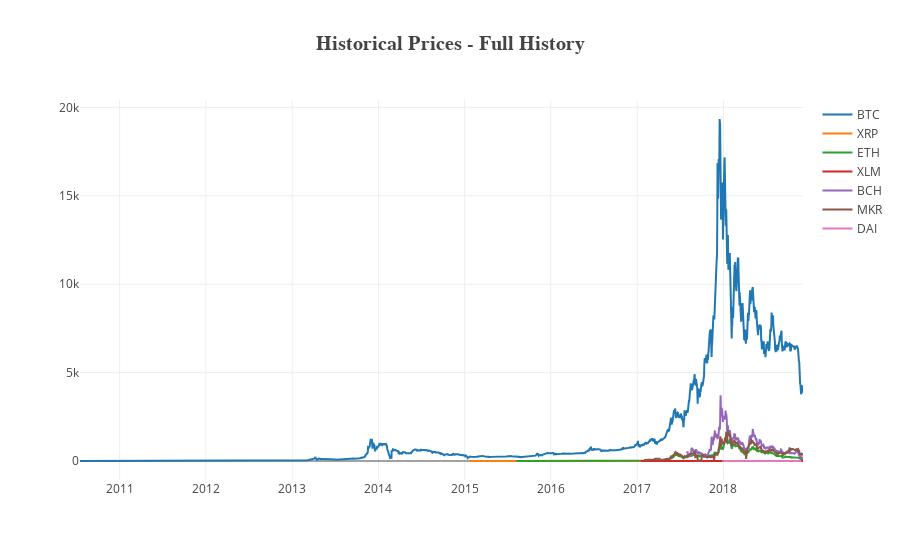

Write notebook code for a chart like this one.
### Code cell
# historical prices (top 5 + MakerDAO coins, cryptocompare data)

### Figure 1 — Plotly figure (JSON) as saved in the notebook; plotly's stock layout.template omitted (floating-point values rounded to 4 significant figures; data arrays with more than 128 entries replaced by an {"elided": "..."} marker saying what was removed)
{"data": [{"mode": "lines", "name": "BTC", "type": "scatter", "uid": "281053e0-1954-4715-ab64-589aba86da82", "visible": true, "x": {"elided": "3063 str values"}, "y": {"elided": "3063 float values"}}, {"mode": "lines", "name": "XRP", "type": "scatter", "uid": "21260e05-b93d-437d-aed4-5d4884a7eb49", "visible": true, "x": {"elided": "3063 str values"}, "y": {"elided": "3063 float values"}}, {"mode": "lines", "name": "ETH", "type": "scatter", "uid": "950b895b-041a-4ef6-b238-fa8a634f03a0", "visible": true, "x": {"elided": "3063 str values"}, "y": {"elided": "3063 float values"}}, {"mode": "lines", "name": "XLM", "type": "scatter", "uid": "49864978-2aea-40d6-9e3e-afcf30b6c332", "visible": true, "x": {"elided": "3063 str values"}, "y": {"elided": "3063 float values"}}, {"mode": "lines", "name": "BCH", "type": "scatter", "uid": "9047fd68-cffa-46ea-9e88-a826414af277", "visible": true, "x": {"elided": "3063 str values"}, "y": {"elided": "3063 float values"}}, {"mode": "lines", "name": "MKR", "type": "scatter", "uid": "ba8394d1-0035-4ef5-9598-c3ba7b30a55b", "visible": true, "x": {"elided": "3063 str values"}, "y": {"elided": "3063 float values"}}, {"mode": "lines", "name": "DAI", "type": "scatter", "uid": "c6505081-3377-41e9-9165-0a7ab630c5b8", "visible": true, "x": {"elided": "3063 str values"}, "y": {"elided": "3063 float values"}}], "layout": {"title": "<b>Historical Prices - Full History</b>", "titlefont": {"family": "Computer Modern", "size": 20}, "width": 900, "xaxis": {"title": "", "titlefont": {"family": "Computer Modern", "size": 18}}, "yaxis": {"autorange": true, "title": "", "titlefont": {"family": "Computer Modern", "size": 18}, "type": "linear"}}}
